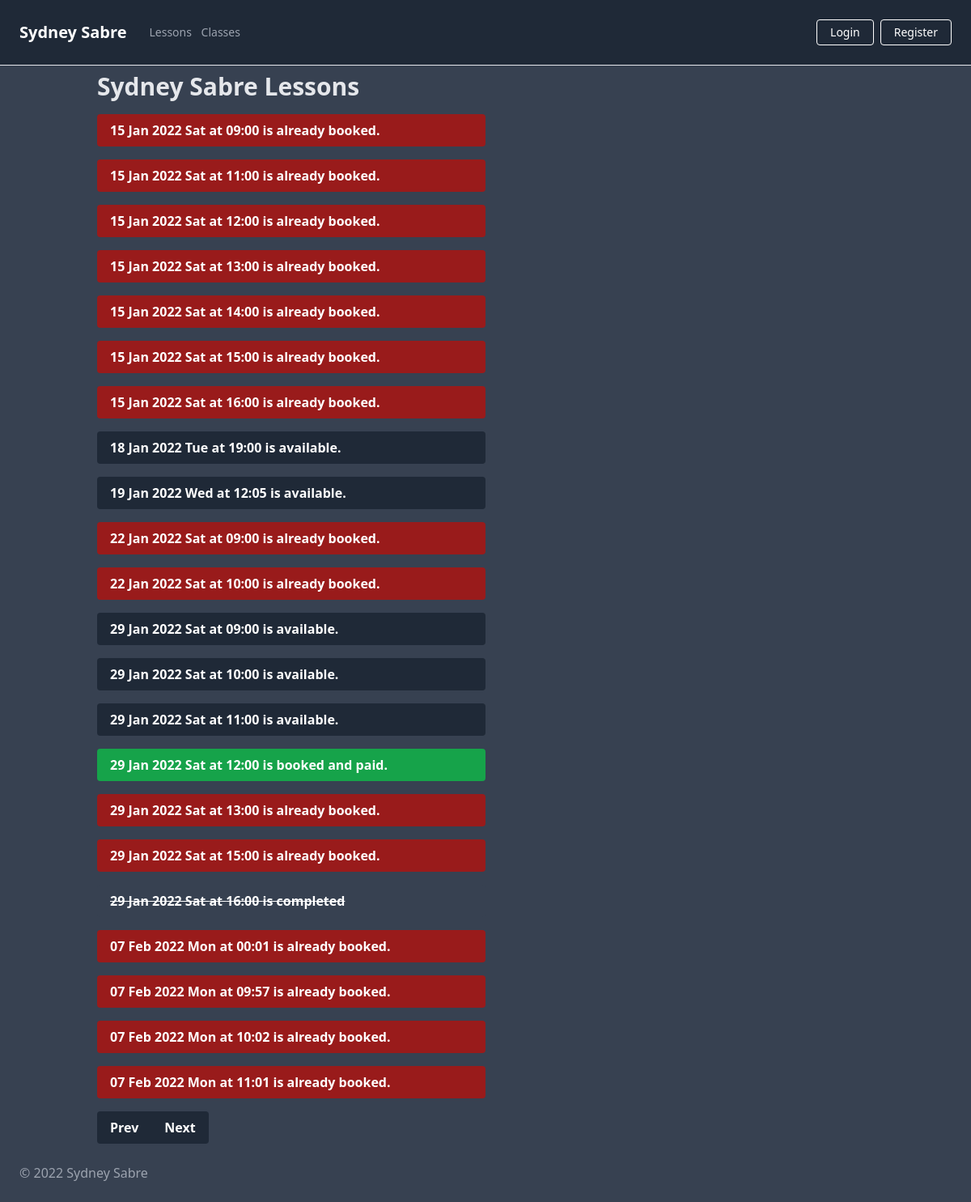
The page /date/2022-01-25 on the database its author committed.
### app/models.py (models this page shows, shortened)
class Slot(db.Model):
    __tablename__ = "slots"
    id = db.Column(db.Integer, primary_key=True)
    date = db.Column(db.Date, nullable=False)
    time = db.Column(db.Time, nullable=False)
    name = db.Column(db.String(250), nullable=True)
    comment = db.Column(db.String(500), nullable=True)
    paid = db.Column(db.Boolean, default=False, nullable=True)
    completed = db.Column(db.Boolean, default=False, nullable=True)
    user_id = db.Column(db.Integer, db.ForeignKey('users.id'))

### app/routes.py (the view)
@app.route('/date/<date>')
def show_date(date):
    range = 14
    date = datetime.datetime.strptime(date, '%Y-%m-%d')
    date = date.date() # Strip hours from date
    date_plus_range = date + datetime.timedelta(days=range)
    date_minus_range = date - datetime.timedelta(days=range)
    slots = Slot.query.filter(and_(Slot.date <= date_plus_range, Slot.date >= date_minus_range)) #Show slots on current date +/- range days.
    slots_by_time = sorted(slots, key=lambda slot: slot.time)
    slots_by_timedate = sorted(slots_by_time, key=lambda slot: slot.date)
    return render_template('index.html', all_slots=slots_by_timedate, today=date, next_date=date_plus_range, prev_date=date_minus_range)

### app/templates/index.html
{% extends "base.html" %}
{% block title %}
Sydney Sabre Lessons
{% endblock %}
{% block content %}
    <div class="container">
        <h1 class="text-gray-200 my-2 text-3xl font-bold">{{ self.title() }}</h1>
        {% for slot in all_slots%}
        <div class="flex mr-auto my-4 w-full md:w-3/4 lg:w-1/2">
            {% if current_user.is_admin: %}
                <div class="flex grow">
                    {% if slot.completed == True: %}
                    <a class="grow bg-gray-700 line-through text-white font-bold py-2 px-4 rounded"
                    {% elif slot.name == None: %}
                    <a class="grow bg-gray-800 hover:bg-gray-400 text-white font-bold py-2 px-4 rounded"
                    {% elif slot.paid == True: %}
                    <a class="grow bg-green-800 hover:bg-green-400 text-white font-bold py-2 px-4 rounded"
                    {% else %}
                    <a class="grow bg-red-800 hover:bg-red-400 text-white font-bold py-2 px-4 rounded"
                    {% endif %}
                        href="{{ url_for('book_slot', slot_id=slot.id) }}">
                        {{ slot.date.strftime('%d %b %Y %a') }} at {{ slot.time.strftime('%H:%M') }} booked for {{ slot.name }}
                    </a>
                </div>
            <div class="flex">
                <a class="bg-red-400 hover:bg-red-200 text-white font-bold mx-2 px-3 py-2 rounded"
                    href="{{url_for('delete_slot', slot_id=slot.id) }}">
                    ✘
                </a>
            </div>
            <div class="flex">
                <a class="bg-green-400 hover:bg-green-200 text-white font-bold mx-2 px-3 py-2 rounded"
                    href="{{url_for('toggle_complete_slot', slot_id=slot.id) }}">
                    ✓
                </a>
            </div>
            {% else %}
                {% if slot.completed == True: %}
                <div class="flex grow">
                    <p class="grow bg-gray-700 text-white line-through font-bold py-2 px-4 rounded">
                        {{ slot.date.strftime('%d %b %Y %a') }} at {{ slot.time.strftime('%H:%M') }} is completed
                    </p>
                </div>
                {% elif slot.name == None: %}
                <div class="flex grow">
                    <a class="grow bg-gray-800 hover:bg-gray-400 text-white font-bold py-2 px-4 rounded"
                        href="{{ url_for('book_slot', slot_id=slot.id) }}">
                        {{ slot.date.strftime('%d %b %Y %a') }} at {{ slot.time.strftime('%H:%M') }} is available.
                    </a>
                </div>
                {% elif slot.paid == True: %}
                <div class="flex grow">
                    <p class="grow bg-green-600 text-white font-bold py-2 px-4 rounded">
                        {{ slot.date.strftime('%d %b %Y %a') }} at {{ slot.time.strftime('%H:%M') }} is booked and paid.
                    </p>
                </div>
                {% else %}
                <div class="flex grow">
                    <p class="grow bg-red-800 text-white font-bold py-2 px-4 rounded">
                        {{ slot.date.strftime('%d %b %Y %a') }} at {{ slot.time.strftime('%H:%M') }} is already booked.
                    </p>
                </div>
                {% endif %}
            {% endif %}
        </div>
        {% endfor%}
        <div class="inline-flex">
            <a class="bg-gray-800 hover:bg-gray-400 text-white font-bold py-2 px-4 rounded-l" href="{{url_for('show_date', date=prev_date)}}">
              Prev
            </a>
            <a class="bg-gray-800 hover:bg-gray-400 text-white font-bold py-2 px-4 rounded-r" href="{{url_for('show_date', date=next_date)}}">
              Next
            </a>
          </div>
    </div>
{% endblock %}

### app/static/css/main.css (style rules this page uses)
html { line-height: 1.5; -webkit-text-size-adjust: 100%; -moz-tab-size: 4; -o-tab-size: 4; tab-size: 4; font-family: ui-sans-serif, system-ui, -apple-system, BlinkMacSystemFont, "Segoe UI", Roboto, "Helvetica Neue", Arial, "Noto Sans", sans-serif, "Apple Color Emoji", "Segoe UI Emoji", "Segoe UI Symbol", "Noto Color Emoji"; }
body { margin: 0; line-height: inherit; }
h1, h2, h3, h4, h5, h6 { font-size: inherit; font-weight: inherit; }
a { color: inherit; text-decoration: inherit; }
blockquote, dl, dd, h1, h2, h3, h4, h5, h6, hr, figure, p, pre { margin: 0; }
.container { width: 100%; margin-right: auto; margin-left: auto; padding-right: 2rem; padding-left: 2rem; }
@media (min-width: 640px) { .container { max-width: 640px; } }
@media (min-width: 768px) { .container { max-width: 768px; } }
@media (min-width: 1024px) { .container { max-width: 1024px; } }
.my-2 { margin-top: 0.5rem; margin-bottom: 0.5rem; }
.my-4 { margin-top: 1rem; margin-bottom: 1rem; }
.mr-auto { margin-right: auto; }
.flex { display: flex; }
.inline-flex { display: inline-flex; }
.w-full { width: 100%; }
.grow { flex-grow: 1; }
.rounded { border-radius: 0.25rem; }
.rounded-l { border-top-left-radius: 0.25rem; border-bottom-left-radius: 0.25rem; }
.rounded-r { border-top-right-radius: 0.25rem; border-bottom-right-radius: 0.25rem; }
.bg-gray-700 { --tw-bg-opacity: 1; background-color: rgb(55 65 81 / var(--tw-bg-opacity)); }
.bg-gray-800 { --tw-bg-opacity: 1; background-color: rgb(31 41 55 / var(--tw-bg-opacity)); }
.bg-red-800 { --tw-bg-opacity: 1; background-color: rgb(153 27 27 / var(--tw-bg-opacity)); }
.bg-green-600 { --tw-bg-opacity: 1; background-color: rgb(22 163 74 / var(--tw-bg-opacity)); }
.px-4 { padding-left: 1rem; padding-right: 1rem; }
.py-2 { padding-top: 0.5rem; padding-bottom: 0.5rem; }
.text-3xl { font-size: 1.875rem; line-height: 2.25rem; }
.font-bold { font-weight: 700; }
.text-white { --tw-text-opacity: 1; color: rgb(255 255 255 / var(--tw-text-opacity)); }
.text-gray-200 { --tw-text-opacity: 1; color: rgb(229 231 235 / var(--tw-text-opacity)); }
.line-through { -webkit-text-decoration-line: line-through; text-decoration-line: line-through; }
@media (min-width: 768px) { .md\:w-3\/4 { width: 75%; } }
@media (min-width: 1024px) { .lg\:w-1\/2 { width: 50%; } }

### rows shown on the page
Slot: date "15 Jan 2022 Sat", time "09:00"
Slot: date "15 Jan 2022 Sat", time "11:00"
Slot: date "15 Jan 2022 Sat", time "12:00"
Slot: date "15 Jan 2022 Sat", time "13:00"
Slot: date "15 Jan 2022 Sat", time "14:00"
Slot: date "15 Jan 2022 Sat", time "15:00"
Slot: date "15 Jan 2022 Sat", time "16:00"
Slot: date "18 Jan 2022 Tue", time "19:00"
Slot: date "19 Jan 2022 Wed", time "12:05"
Slot: date "22 Jan 2022 Sat", time "09:00"
Slot: date "22 Jan 2022 Sat", time "10:00"
Slot: date "29 Jan 2022 Sat", time "09:00"
Slot: date "29 Jan 2022 Sat", time "10:00"
Slot: date "29 Jan 2022 Sat", time "11:00"
Slot: date "29 Jan 2022 Sat", time "12:00"
Slot: date "29 Jan 2022 Sat", time "13:00"
Slot: date "29 Jan 2022 Sat", time "15:00"
Slot: date "29 Jan 2022 Sat", time "16:00"
Slot: date "07 Feb 2022 Mon", time "00:01"
Slot: date "07 Feb 2022 Mon", time "09:57"
Slot: date "07 Feb 2022 Mon", time "10:02"
Slot: date "07 Feb 2022 Mon", time "11:01"
